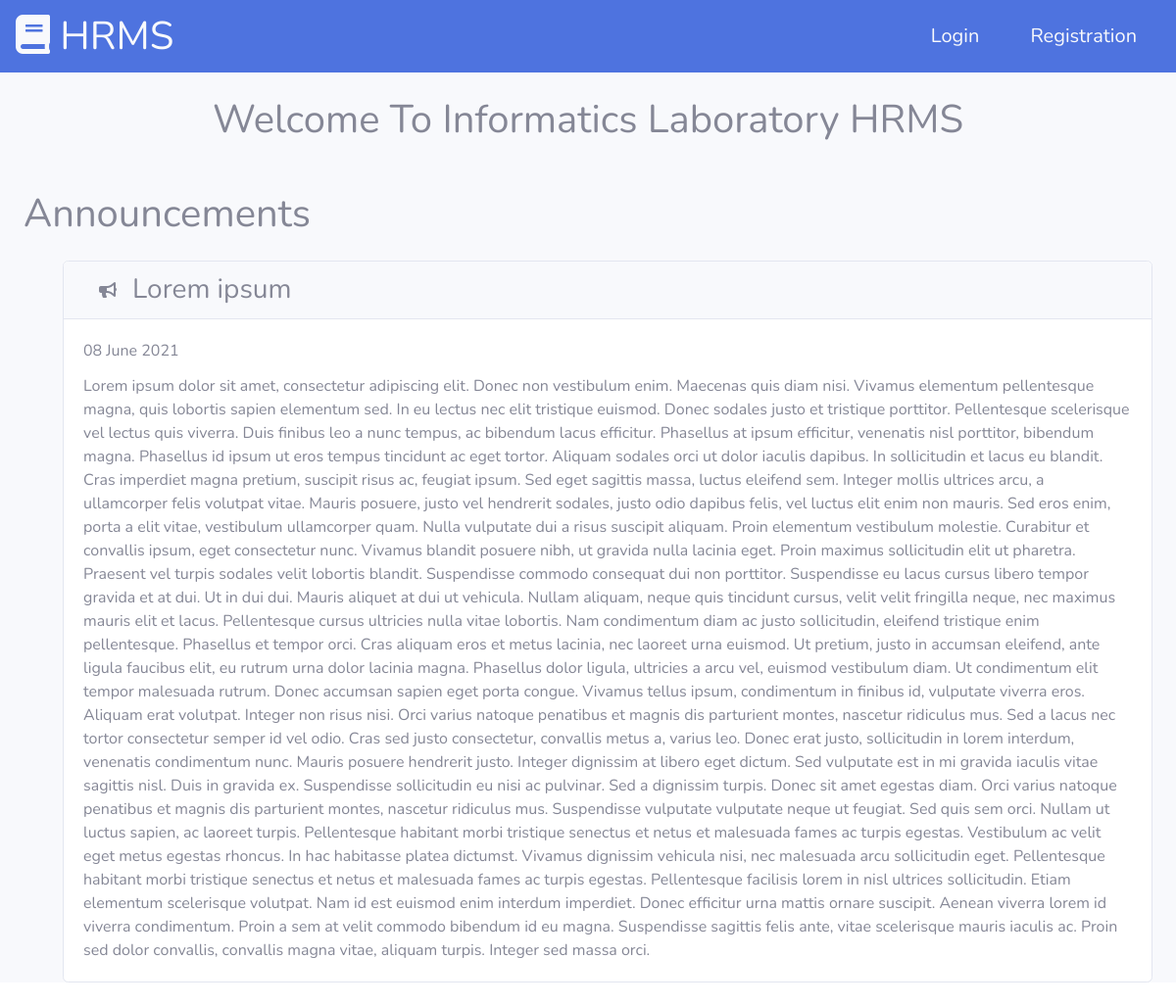
The page / on the database its author committed.
### tables this page shows
CREATE TABLE `announcements` (
  `id` int(11) NOT NULL,
  `title` varchar(256) NOT NULL,
  `announcement` text NOT NULL,
  `date_created` int(11) NOT NULL
);

### application/controllers/Auth.php (called while the page is built, shortened)
<?php
class Auth extends CI_Controller
{
    public function index()
    {
        if ($this->session->userdata('email')) {
            if ($this->session->userdata('role_id') == 1) {
                redirect('admin');
            } else {
                redirect('profile');
            }
        } else {
            $this->db->select('*');
            $this->db->from('announcements');
            $this->db->order_by('date_created', 'desc');
            $data['announcements'] = $this->db->get()->result_array();
            $data['title'] = "HRMS";
            $this->load->view('auth/landing_page', $data);
        }
    }
}

### index.php (called while the page is built, shortened)
<?php
require_once BASEPATH.'core/CodeIgniter.php';

### application/views/auth/landing_page.php (the view, shortened to what this page needs)
<!DOCTYPE html>
<html lang="en">
<head>
    <link href="<?= base_url('assets/'); ?>vendor/fontawesome-free/css/all.min.css" rel="stylesheet" type="text/css">
    <link href="<?= base_url('assets/'); ?>css/sb-admin-2.min.css" rel="stylesheet">
</head>
<body>
    <nav class="navbar navbar-light bg-primary justify-content-between">
        <a class="navbar-brand" href="">
            <h1 class="mx-auto my-2 my-sm-0 text-light">
                <i class="fas fa-book"></i>
                <?= $title ?>
            </h1>
        </a>
        <div>
            <a class="mx-4 my-2 my-sm-0 text-light h5" href="<?= base_url("auth/login") ?>">Login</a>
            <a class="mx-4 my-2 my-sm-0 text-light h5" href="<?= base_url("auth/registration") ?>">Registration</a>
        </div>
    </nav>
    <div class="container-fluid bg-light">
        <div class="d-flex justify-content-center">
            <h1 class="my-4">Welcome To Informatics Laboratory HRMS</h1>
        </div>
        <h1 class="my-4">Announcements</h1>
        <ul class="list-style-none">
            <?php foreach ($announcements as $a) : ?>
                <li class="card my-4">
                    <div class="card-header d-flex no-block">
                        <i class="fa fa-bullhorn w-30px mx-3 my-auto"></i>
                        <h3 class="my-auto">
                            <?= $a['title'] ?>
                        </h3>
                    </div>
                    <div class="card-body">
                        <p class="card-title">
                            <?= date('d F Y', $a['date_created']) ?>
                        </p>
                        <p class="card-text">
                            <?= $a['announcement'] ?>
                        </p>
                    </div>
                </li>
            <?php endforeach; ?>
        </ul>
    </div>
</body>
</html>

### rows shown on the page
announcements: title "Lorem ipsum", date_created "08 June 2021", announcement "Lorem ipsum dolor sit amet, consectetur adipiscing elit. Donec non vestibulum enim. Maecenas quis diam nisi. Vivamus elementum pellentesque magna, quis lobortis sapien elementum sed. In eu lectus nec elit tristique euismod. Donec sodales justo et tristique porttitor. Pellentesque scelerisque vel lectus quis viverra. Duis finibus leo a nunc tempus, ac bibendum lacus efficitur. Phasellus at ipsum efficitur, venenatis nisl porttitor, bibendum magna. Phasellus id ipsum ut eros tempus tincidunt ac eget tortor. Aliquam sodales orci ut dolor iaculis dapibus. In sollicitudin et lacus eu blandit. Cras imperdiet magna pretium, suscipit risus ac, feugiat ipsum. Sed eget sagittis massa, luctus eleifend…"

### other values the page prints
$title "HRMS"
